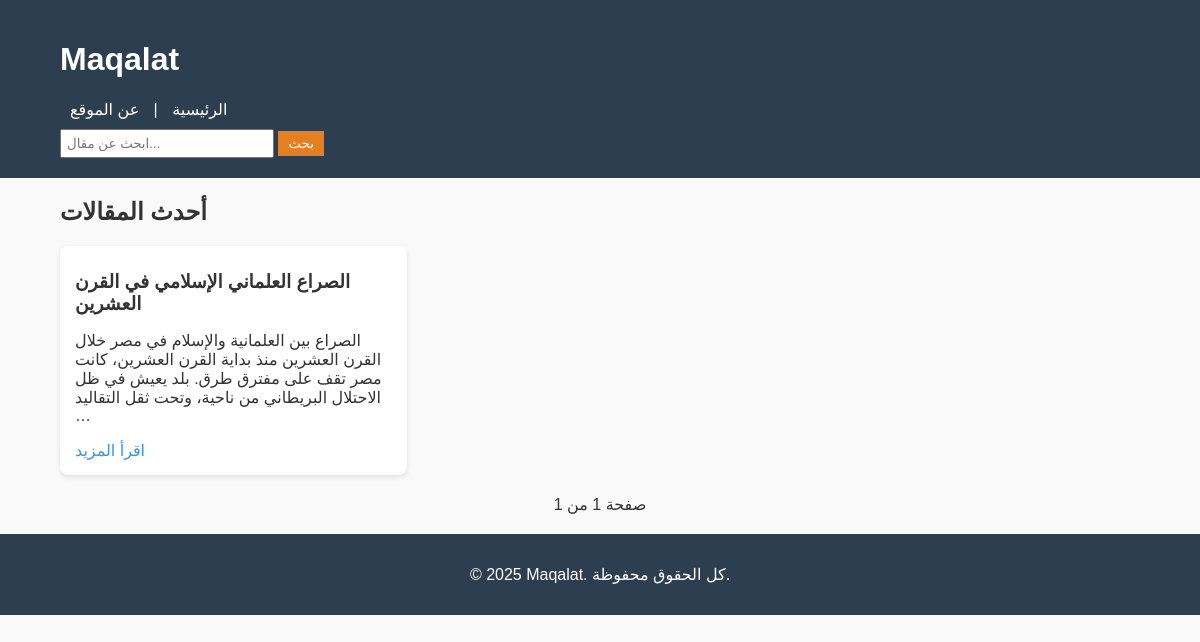
The page / on the database its author committed.
### mqalat/models.py (models this page shows, shortened)
class Article(models.Model):
    title = models.CharField(max_length=200)
    content = models.TextField()
    image = models.ImageField(upload_to='articles/', blank=True, null=True)
    created_at = models.DateTimeField(auto_now_add=True)
    category = models.ForeignKey(Category, on_delete=models.SET_NULL, null=True, blank=True)
    is_published = models.BooleanField(default=True)
    featured = models.BooleanField(default=False)
    views_count = models.PositiveIntegerField(default=0)

### mqalat/views.py (the view)
# urls.py: path('', views.home, name='home'),
def home(request):
    articles_list = Article.objects.filter(is_published=True).order_by('-featured','-created_at')
    paginator = Paginator(articles_list, 5)
    page = request.GET.get('page')
    articles = paginator.get_page(page)
    categories = Category.objects.all()
    featured_articles = Article.objects.filter(featured=True)[:3]
    return render(request, 'mqalat/home.html', {'articles': articles, 'categories': categories, 'featured_articles': featured_articles})

### templates/mqalat/home.html (shortened to what this page needs)
{% extends 'mqalat/base.html' %}
{% load static %}
{% block content %}
<h2>أحدث المقالات</h2>
<div class="articles">
{% for article in articles %}
<div class="article-card">
<h3>{{ article.title }}</h3>
<p>{{ article.content|truncatewords:30 }}</p>
<a href="{% url 'article_detail' article.id %}">اقرأ المزيد</a>
</div>
{% empty %}<p>لا توجد مقالات حالياً.</p>{% endfor %}
</div>
<div class="pagination">
<span>صفحة {{ articles.number }} من {{ articles.paginator.num_pages }}</span>
</div>
{% endblock %}

### static/mqalat/css/style.css (style rules this page uses)
body { font-family: Arial, sans-serif; background: #f9f9f9; color: #333; margin:0; padding:0; }
.articles { display: grid; grid-template-columns: repeat(auto-fill, minmax(280px,1fr)); gap:20px; margin:20px 0; }
.article-card { background:#fff; padding:15px; border-radius:8px; box-shadow:0 2px 5px rgba(0,0,0,0.1); }
.article-card h3 { margin:10px 0 5px; }
.article-card a { color:#3498db; text-decoration:none; }
.pagination { text-align:center; margin:20px 0; }

### rows shown on the page
Article: title "الصراع العلماني الإسلامي في القرن العشرين", content "الصراع بين العلمانية والإسلام في مصر خلال القرن العشرين منذ بداية القرن العشرين، كانت مصر تقف على مفترق طرق. بلد يعيش في ظل الاحتلال البريطاني من ناحية، وتحت ثقل التقاليد …"

### other values the page prints
{{ articles.paginator.num_pages }} "1"
